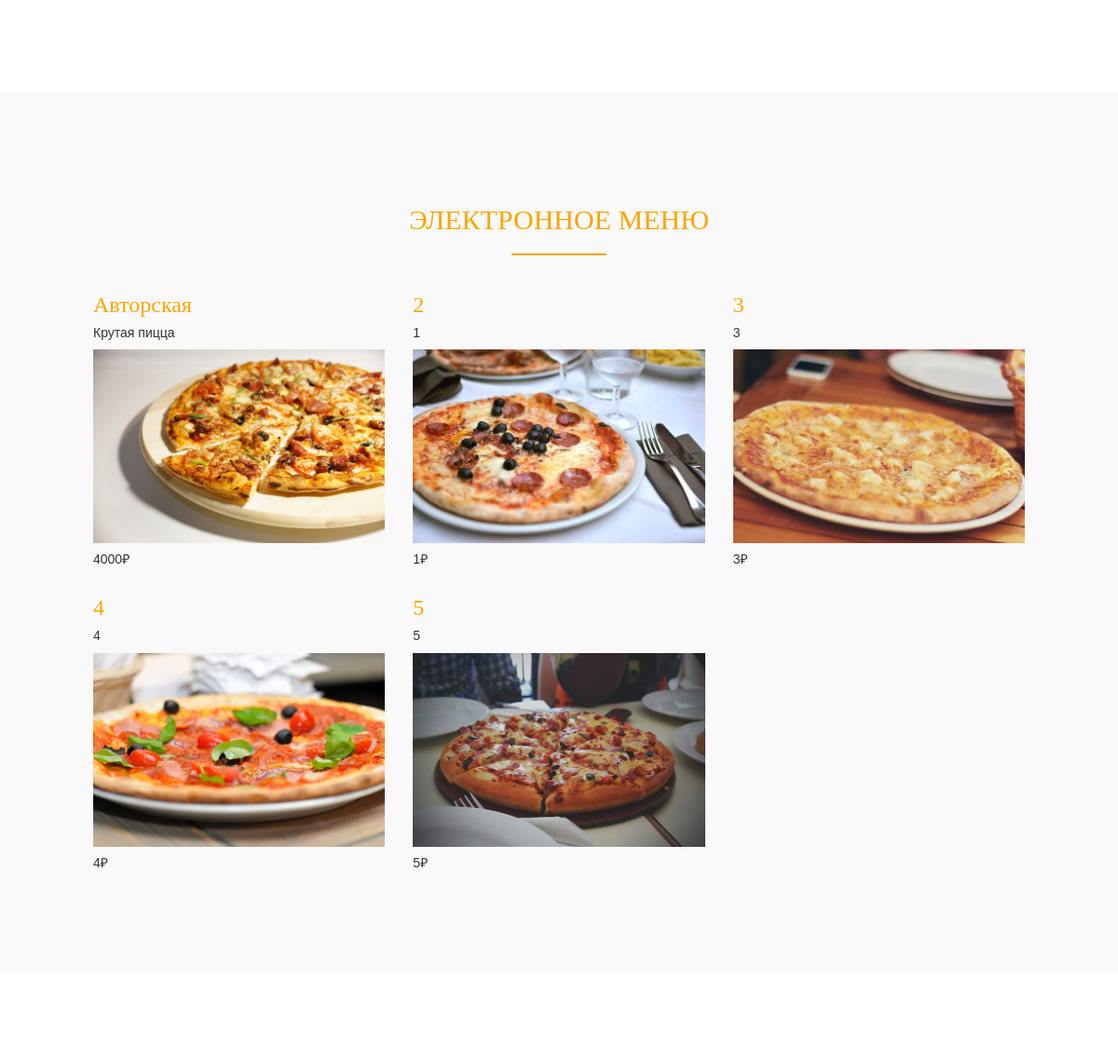
Before: / (middle part) with the older database file.
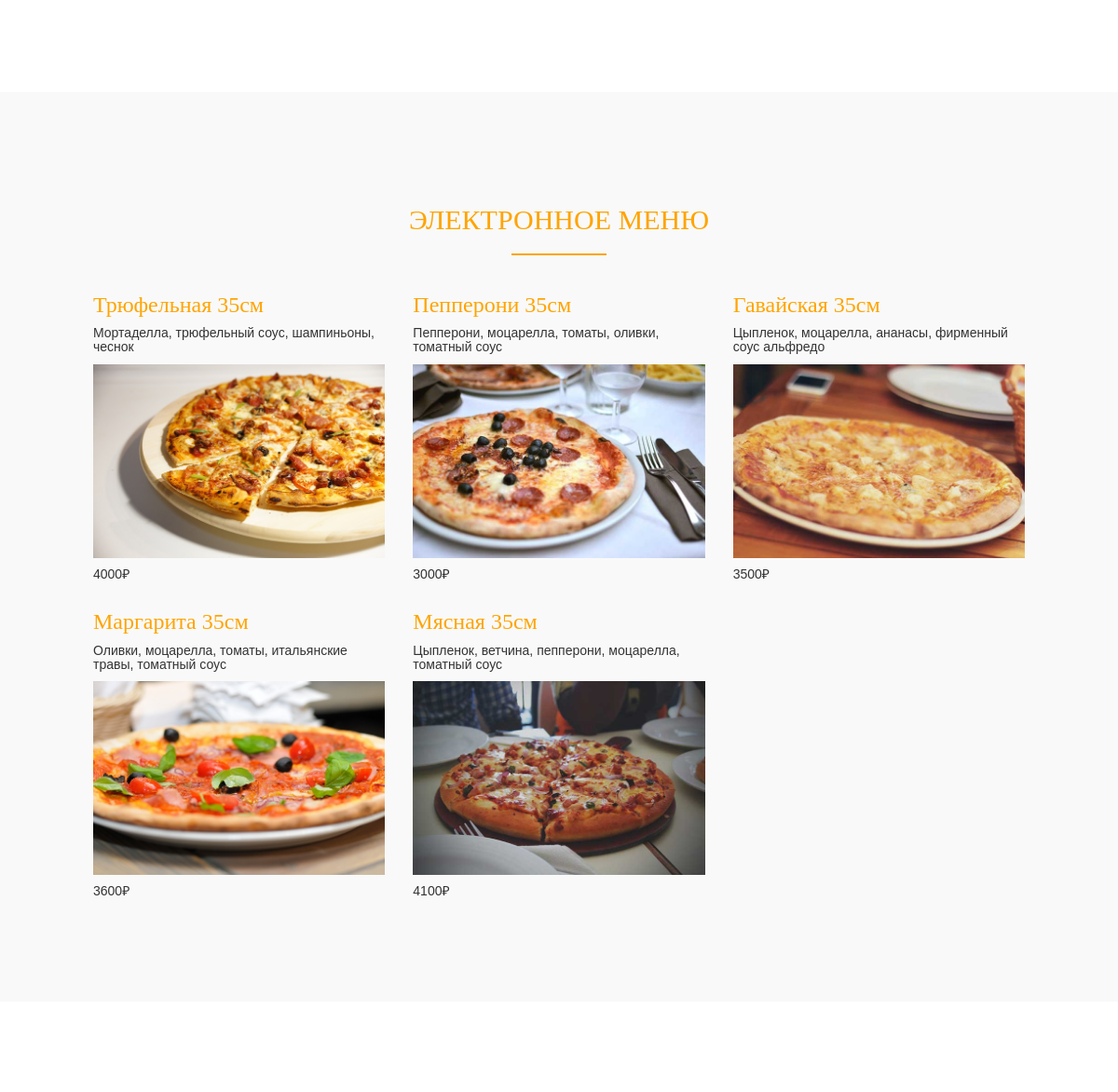
After: the same page with the newer database file.
### main/models.py (models this page shows, shortened)
class Products(models.Model):
    CHOICE_TYPE = (
        ('Pizza', 'Пицца'),
        ('Another', 'Другое'),
    )
    name = models.CharField(max_length=50, verbose_name="Имя")
    type = models.CharField(max_length=50, choices=CHOICE_TYPE, default='Pizza', verbose_name="Тип")
    character = models.TextField(max_length=100, verbose_name="Характеристика")
    price = models.IntegerField(verbose_name="Цена")
    image = models.ImageField(null=True, blank=True, upload_to="image/")
    class Meta:
        verbose_name = 'товар'
        verbose_name_plural = 'список товаров'

### main/views.py (the view)
# urls.py: path('', views.index, name='index'),
def index(request):
    product = Products.objects.all()
    if request.method == 'POST':
        form = RecordForm(request.POST)
        if form.is_valid():
            form.save()
    else:
        form = RecordForm()
    context = {'product': product, 'form': form}  # Объедините переменные в один словарь
    return render(request, 'main/index.html', context)  # Переда словарь context в качестве контекста

### main/templates/main/index.html (shortened to what this page needs)
{% load static %}
{% load crispy_forms_tags %}
<!DOCTYPE html>
<html lang="ru">
<head>
	<link rel="stylesheet" href="{% static 'css/bootstrap.min.css' %}">
	<link rel="stylesheet" href="{% static "css/font-awesome.min.css" %}">
	<link rel="stylesheet" href="{% static "css/style.css" %}">
</head>
<body id="home" data-spy="scroll" data-target=".navbar-collapse">
	<section id="about" class="templatemo-section templatemo-top-130">
	</section>
	<section id="gallery" class="templatemo-section templatemo-light-gray-bg">
		<div class="container">
			<div class="row">
				<div class="col-md-12">
					<h2 class="text-center text-uppercase">Электронное меню</h2>
					<hr>
				</div>
				<div class="row">
					{% for el in product %}
					<div class="col-md-4 col-sm-4">
					  <h3>{{ el.name }}</h3>
					  <h5>{{ el.character }}</h5>
					  <img src="{{ el.image.url }}" class="img-responsive gallery-img" alt="Pizza">
					  <h5 class="price">{{ el.price }}₽</b>
					</div>
					{% endfor %}
				</div>
			</div>
		</div>
	</section>
	<section id="contact" class="templatemo-section">
	</section>
</body>
</html>

### main/static/css/style.css (style rules this page uses)
body { font-family: 'Signika', sans-serif; font-weight: 400; position: relative; }
h1,h2, h3, h4, .navbar-default .navbar-nav li a, .navbar-default .navbar-nav>li>a:focus { color: #ffa400; font-family: 'Chewy', cursive; font-weight: 400; }
hr { border: 1px solid #ffa400; width: 100px; }
img { max-width: 100%; height: auto; }
@media (min-width: 768px) { .container { width: 700px; } }
@media (min-width: 992px) { .container { width: 900px; } }
@media (min-width: 1200px) { .container { width: 1000px; } }
.templatemo-section { padding-top: 100px; padding-bottom: 100px; position: relative; }
.templatemo-light-gray-bg { background: #f9f9f9; }
.gallery-img { margin: 0 auto; }

Changed rows visible on the page:
changed Products: name "Авторская" → "Трюфельная 35см"; character "Крутая пицца" → "Мортаделла, трюфельный соус, шампиньоны, чеснок"
changed Products: name "2" → "Пепперони 35см"; character "1" → "Пепперони, моцарелла, томаты, оливки, томатный соус"; price "1" → "3000"
changed Products: name "3" → "Гавайская 35см"; character "3" → "Цыпленок, моцарелла, ананасы, фирменный соус альфредо"; price "3" → "3500"
changed Products: name "4" → "Маргарита 35см"; character "4" → "Оливки, моцарелла, томаты, итальянские травы, томатный соус"; price "4" → "3600"
changed Products: name "5" → "Мясная 35см"; character "5" → "Цыпленок, ветчина, пепперони, моцарелла, томатный соус"; price "5" → "4100"
